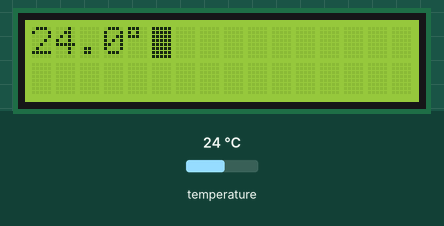
A program run on a simulated Raspberry Pi (BCM pin numbers). On the bench: 16×2 character LCD. Inputs (shaded band) come from the test bench; at power-on: temperature 24 °C.

Above: at 1.4 s.
1.5 s: temperature set to 12 °C
At 3.0 s:
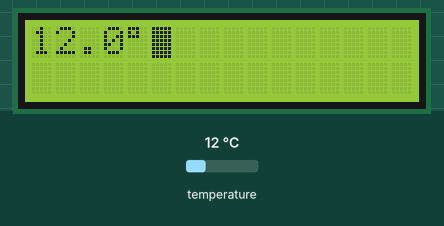
5.6 s: temperature set to 19 °C
At 6.8 s:
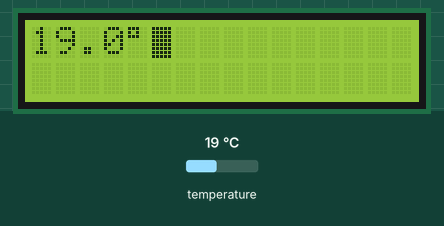
8.7 s: temperature set to 28 °C
At 10.0 s:
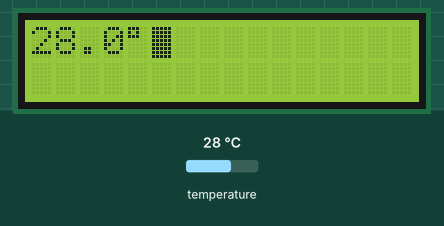
Timing chart, 0 to 11.7 s (numbered marks = the images above; inputs shaded):
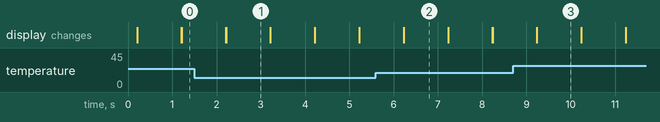

The program:

temp_lcd.py
```python
# main.py
#----------------------------------------------------------------------------
#!/usr/bin/env python3
# -*- coding: utf-8 -*-
#----------------------------------------------------------------------------
# Created By  : Shirasukazushi
# Created Date: 2024/04/10
# ---------------------------------------------------------------------------
# 関数
#
# ---------------------------------------------------------------------------
# Imports
# ---------------------------------------------------------------------------
# main.py
#----------------------------------------------------------------------------
#!/usr/bin/env python3
# -*- coding: utf-8 -*-
#----------------------------------------------------------------------------
# Created By  : Shirasukazushi
# Created Date: 2024/04/10
# ---------------------------------------------------------------------------
# 関数
#
# ---------------------------------------------------------------------------
# Imports
# ---------------------------------------------------------------------------
import smbus
from time import sleep
from lcd import setup_st7032, clear, newline, write_string
from temp import read_adt7410

setup_st7032()

try:
    while True:
        inputValue = read_adt7410()
        try:
            clear()
            s = str(inputValue)
            write_string(s+chr(0xdf))
        except IOError:
            print("接続エラースキップ")
        sleep(1)
except KeyboardInterrupt:
    clear()
    pass
```

lcd.py
```python
# main.py
#----------------------------------------------------------------------------
#!/usr/bin/env python3
# -*- coding: utf-8 -*-
#----------------------------------------------------------------------------
# Created By  : Shirasukazushi
# Created Date: 2024/04/10
# ---------------------------------------------------------------------------
# 関数
#
# ---------------------------------------------------------------------------
# Imports
# ---------------------------------------------------------------------------
import smbus
import sys
from time import sleep

def setup_st7032():
    '''液晶を初期化するための関数。初期化に必要な命令をI2C接続でLCDデバイスに書き込んでいる'''
    trials = 5
    for i in range(trials):
        try:
            c_lower = (contrast & 0xf)
            c_upper = (contrast & 0x30)>>4
            bus.write_i2c_block_data(address_st7032, register_setting, [0x38, 0x39, 0x14, 0x70|c_lower, 0x54|c_upper, 0x6c])
            sleep(0.2)
            bus.write_i2c_block_data(address_st7032, register_setting, [0x38, 0x0d, 0x01])
            sleep(0.001)
            break
        except IOError:
            if i==trials-1:
                sys.exit()

def clear():
    '''液晶に書かれている文字を消去し、カーソルを先頭に戻す関数'''
    global position
    global line
    position = 0
    line = 0
    bus.write_byte_data(address_st7032, register_setting, 0x01)
    sleep(0.001)

def newline():
    '''改行する関数。カーソルを次の行の先頭に移動する。'''
    global position
    global line
    if line == display_lines-1:
        clear()
    else:
        line += 1
        position = chars_per_line*line
        bus.write_byte_data(address_st7032, register_setting, 0xc0)
        sleep(0.001)

def write_string(s):
    '''液晶に、複数の文字からなる文字列sを表示する関数。'''
    for c in list(s):
        write_char(ord(c))

def write_char(c):
    '''液晶に１文字表示する。'''
    global position
    byte_data = check_writable(c)
    if position == display_chars:
        clear()
    elif position == chars_per_line*(line+1):
        newline()
    bus.write_byte_data(address_st7032, register_display, byte_data)
    position += 1

def check_writable(c):
    '''文字cが液晶で表示できる文字かどうかをチェックし、表示できない文字ならば空白に置き換える'''
    if c >= 0x06 and c <= 0xff:
        return c
    else:
        return 0x20 # 空白文字

bus = smbus.SMBus(1)
address_st7032 = 0x3e
register_setting = 0x00
register_display = 0x40

contrast = 36 # 0から63のコントラスト。30から60程度を推奨
chars_per_line = 8 # LCDの横方向の文字数
display_lines = 2 # LCDの行数

display_chars = chars_per_line*display_lines

position = 0
line = 0

if __name__ == '__main__':
    setup_st7032()

    if len(sys.argv)==1:
        # アルファベットと記号は「’’」でくくってそのまま表示可能
        write_string('Hello World')

        # カタカナや特殊記号は文字コードを1文字ずつ入力
        # 以下は「ラズベリー　パイ」と表示する例
        #s = chr(0xd7)+chr(0xbd)+chr(0xde)+chr(0xcd)+chr(0xde)+chr(0xd8)+chr(0xb0)+' '+chr(0xca)+chr(0xdf)+chr(0xb2)
        # writestring(s)
    else:
        write_string(sys.argv[1])

    sleep(10)
    clear()
```

temp.py
```python
# main.py
#----------------------------------------------------------------------------
#!/usr/bin/env python3
# -*- coding: utf-8 -*-
#----------------------------------------------------------------------------
# Created By  : Shirasukazushi
# Created Date: 2024/04/10
# ---------------------------------------------------------------------------
# 関数
#
# ---------------------------------------------------------------------------
# Imports
# ---------------------------------------------------------------------------
import smbus
from time import sleep

def read_adt7410():
    # bus.write_byte_data(address_adt7410,register_config,0x80)

    word_data = bus.read_word_data(address_adt7410, register_adt7410)
    data = (word_data & 0xff00)>>8 | (word_data & 0xff)<<8
    data = data>>3 # 13ビットデータ
    if data & 0x1000 == 0: # 温度が正または0の場合
        temperature = data*0.0625
    else: # 温度が府の場合、絶対値をとってからマイナスを×
        temperature = ((~data&0x1fff) + 1)*-0.0625
    return temperature

bus = smbus.SMBus(1)
address_adt7410 = 0x48
register_adt7410 = 0x00
register_config = 0x03

if __name__ == '__main__':
    try:
        while True:
            inputValue = read_adt7410()
            print(inputValue)
            sleep(0.5)
    except KeyboardInterrupt:
        pass
```

Measured:
- after the input at 1.5 s, the display: first differs from a run without the input after 0.71 s (image 1)
- after the input at 5.6 s, the display: first differs from a run without the input after 0.63 s (image 2)
- after the input at 8.7 s, the display: first differs from a run without the input after 0.54 s (image 3)
- what the display in image 1 shows lasts 1.0 s, from 2.2 s to 3.2 s
